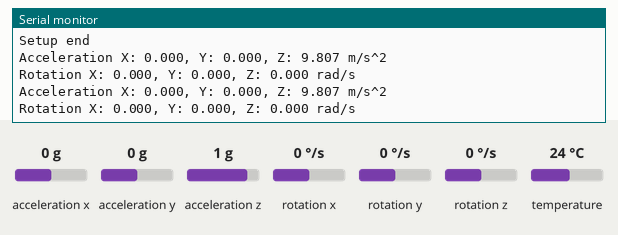
Recording of a sketch running on a simulated ESP32. Shown: the last lines printed to the serial monitor. The inputs (shaded band) are chosen by the test bench; at power-on: acceleration x 0 g, acceleration y 0 g, acceleration z 1 g, rotation x 0 °/s, rotation y 0 °/s, rotation z 0 °/s, temperature 24 °C. WiFi joins after 1.5 s; servers stay silent unless stated.

Above: at 2.7 s.
2.8 s: acceleration x set to -1.4 g
At 4.3 s:
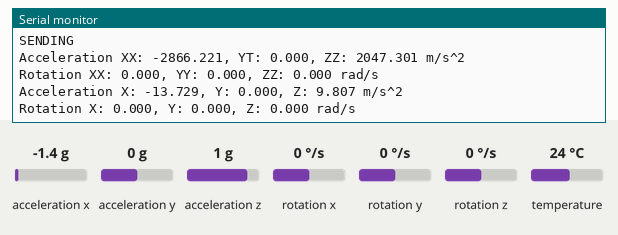
5.0 s: acceleration y set to -1.4 g
At 6.1 s:
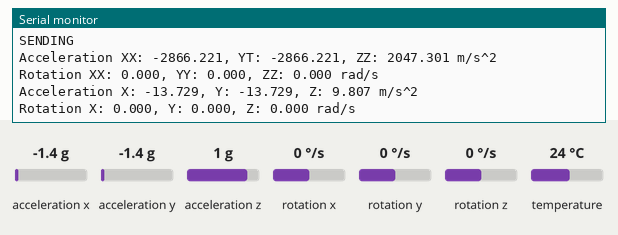
6.5 s: acceleration z set to -1.4 g
At 6.9 s:
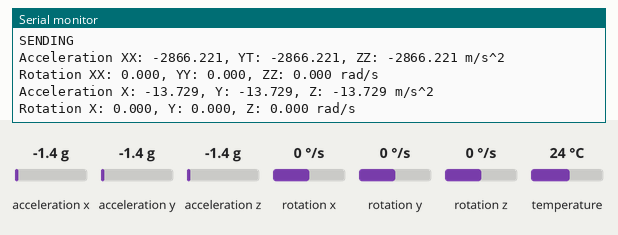
8.0 s: rotation x set to -192 °/s
At 9.3 s:
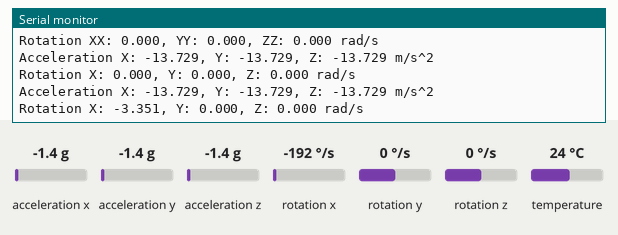
9.5 s: rotation y set to -192 °/s
At 10.1 s:
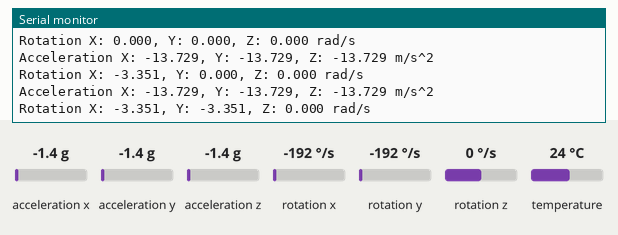
Timing chart, 0 to 12.0 s (numbered marks = the images above; inputs shaded):
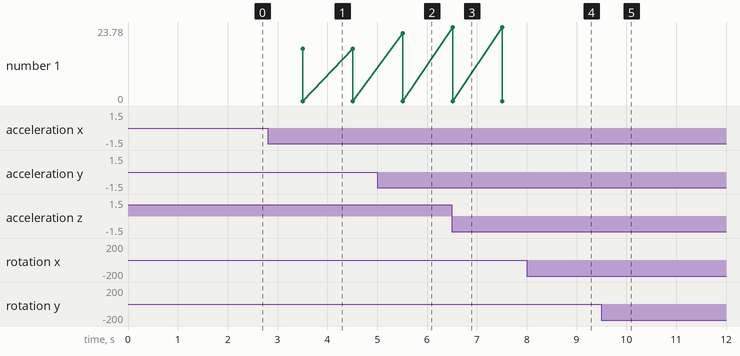

Measured:
- after the input at 2.8 s, the serial monitor: prints a new line after 0.71 s (image 1)
- after the input at 5.0 s, the serial monitor: prints a new line after 0.51 s (image 2)
- after the input at 6.5 s, the serial monitor: prints a new line at once (image 3)
- after the input at 8.0 s, the serial monitor: prints a new line after 0.52 s (image 4)
- after the input at 9.5 s, the serial monitor: prints a new line at once (image 5)

The sketch:

Threshold_Algorithm.ino
```cpp
#include <Adafruit_MPU6050.h>
#include <Adafruit_Sensor.h>
#include <PubSubClient.h>
#include <WiFi.h>

const char *WIFI_SSID = "Galaxy M02c141";
const char *WIFI_PWD = "thengavellam";

const char *MQTT_SERVER = "broker.hivemq.com";
const uint16_t MQTT_PORT = 1883;

WiFiClient wifiClient;
PubSubClient mqttClient(wifiClient);

Adafruit_MPU6050 mpu;

const size_t BUFFER_SIZE = 100;
const char *BUFFER_FORMAT = "%1.3f";
char buffer[BUFFER_SIZE + 1];
String str="";

void CallbackMqtt(char* topic, byte* payload, unsigned int length)
{
  Serial.print("Callback - ");
  Serial.print("Message:");
  for (int i = 0; i < length; i++)
  {
    Serial.print((char)payload[i]);
  }
  Serial.println();
}

void SetupMqtt()
{
  mqttClient.setServer(MQTT_SERVER, MQTT_PORT);

}

/*void ConnectToMqtt()
{
  Serial.println("Connecting to MQTT Broker...");
  while (!mqttClient.connected())
  {
    char clientId[100] = "\0";
    sprintf(clientId, "ESP32Client-%04X", random(0xffff));
    Serial.println(clientId);

    if (mqttClient.connect(clientId))
    {
      Serial.println("Connected to MQTT broker.");
    }
    else
    {
      Serial.print("Failed to connect to MQTT, state: ");
      Serial.println(mqttClient.state());
      delay(5000);
    }
  }
}*/

void ConnectToWiFi()
{
  Serial.print("Connecting to WiFi ");
  Serial.println(WIFI_SSID);

  WiFi.begin(WIFI_SSID, WIFI_PWD, 6);
  while (WiFi.status() != WL_CONNECTED)
  {
    Serial.print(".");
    delay(500);
  }
  Serial.print("\nConnected to ");
  Serial.println(WIFI_SSID);
}

void SetupMpu6050()
{
  if (!mpu.begin())
  {
    Serial.println("Failed to find MPU6050 chip");
    while (1)
    {
      delay(10);
    }
  }
  Serial.println("MPU6050 Found!");

  mpu.setAccelerometerRange(MPU6050_RANGE_16_G);


  mpu.setGyroRange(MPU6050_RANGE_2000_DEG);

  mpu.setFilterBandwidth(MPU6050_BAND_21_HZ);
  Serial.print("Filter bandwidth set to: ");
  switch (mpu.getFilterBandwidth())
  {
    case MPU6050_BAND_260_HZ:
      Serial.println("260 Hz");
      break;
    case MPU6050_BAND_184_HZ:
      Serial.println("184 Hz");
      break;
    case MPU6050_BAND_94_HZ:
      Serial.println("94 Hz");
      break;
    case MPU6050_BAND_44_HZ:
      Serial.println("44 Hz");
      break;
    case MPU6050_BAND_21_HZ:
      Serial.println("21 Hz");
      break;
    case MPU6050_BAND_10_HZ:
      Serial.println("10 Hz");
      break;
    case MPU6050_BAND_5_HZ:
      Serial.println("5 Hz");
      break;
  }
}

float anet,gnet,prevanet;

void setup()
{
  Serial.begin(115200);
  Serial.println("Setup begin");

  ConnectToWiFi();
  //SetupMqtt();
  SetupMpu6050();


  Serial.println("Setup end");
}

void loop()
{
  /*if (!mqttClient.connected())
  {
    ConnectToMqtt();
  }
  mqttClient.loop();*/

  const float F12 = 10.8;  // 1.95Upper acceleration fall threshold (g)
  const float FT3 = 1.96;

  static uint64_t last_time;
  uint64_t now = millis();
  if (now - last_time > 1000)
  {
    // Get new sensor events with the readings.
    sensors_event_t a, g,temp;
    mpu.getEvent(&a, &g,&temp);

    float ax = a.acceleration.x;
    float ay = a.acceleration.y ;
    float az = a.acceleration.z ;

    float gx = g.gyro.x;
    float gy = g.gyro.y;
    float gz = g.gyro.z;

    anet=sqrt(ax*ax+ay*ay+az*az);
    gnet=sqrt(gx*gx+gy*gy+gz*gz);

    if(anet>F12 && gnet<FT3)
    {
          str="";
          Serial.println(anet);
          Serial.println(gnet);
          Serial.println("SENDING");
          Serial.println("SENDING");
          Serial.println("SENDING");
          Serial.println("SENDING");

          snprintf(buffer, BUFFER_SIZE, BUFFER_FORMAT, (a.acceleration.x*2048)/9.81);
          Serial.print("Acceleration XX: ");
          Serial.print(buffer);
          str+=String(buffer)+",";

          snprintf(buffer, BUFFER_SIZE, BUFFER_FORMAT, (a.acceleration.y*2048)/9.81);
          Serial.print(", YT: ");
          Serial.print(buffer);
          Serial.print(", ZZ: ");
          str+=String(buffer)+",";

          snprintf(buffer, BUFFER_SIZE, BUFFER_FORMAT, (a.acceleration.z*2048)/9.81);
          Serial.print(buffer);
          Serial.println(" m/s^2");
          str+=String(buffer)+",";

          snprintf(buffer, BUFFER_SIZE, BUFFER_FORMAT, g.gyro.x*16.4);
          Serial.print("Rotation XX: ");
          Serial.print(buffer);
          str+=String(buffer)+",";

          snprintf(buffer, BUFFER_SIZE, BUFFER_FORMAT, g.gyro.y*16.4);
          Serial.print(", YY: ");
          Serial.print(buffer);
          str+=String(buffer)+",";

          snprintf(buffer, BUFFER_SIZE, BUFFER_FORMAT, g.gyro.z*16.4);
          Serial.print(", ZZ: ");
          Serial.print(buffer);
          Serial.println(" rad/s");
          str+=String(buffer)+";";
          //mqttClient.publish("sensors/mpug12fd", str.c_str());
    }

    snprintf(buffer, BUFFER_SIZE, BUFFER_FORMAT, a.acceleration.x);
    Serial.print("Acceleration X: ");
    Serial.print(buffer);

    snprintf(buffer, BUFFER_SIZE, BUFFER_FORMAT, a.acceleration.y);
    Serial.print(", Y: ");
    Serial.print(buffer);
    Serial.print(", Z: ");


    snprintf(buffer, BUFFER_SIZE, BUFFER_FORMAT, a.acceleration.z);
    Serial.print(buffer);
    Serial.println(" m/s^2");


    snprintf(buffer, BUFFER_SIZE, BUFFER_FORMAT, g.gyro.x);
    Serial.print("Rotation X: ");
    Serial.print(buffer);


    snprintf(buffer, BUFFER_SIZE, BUFFER_FORMAT, g.gyro.y);
    Serial.print(", Y: ");
    Serial.print(buffer);


    snprintf(buffer, BUFFER_SIZE, BUFFER_FORMAT, g.gyro.z);
    Serial.print(", Z: ");
    Serial.print(buffer);
    Serial.println(" rad/s");

    prevanet=anet;

    last_time = now;
  }
}
```
